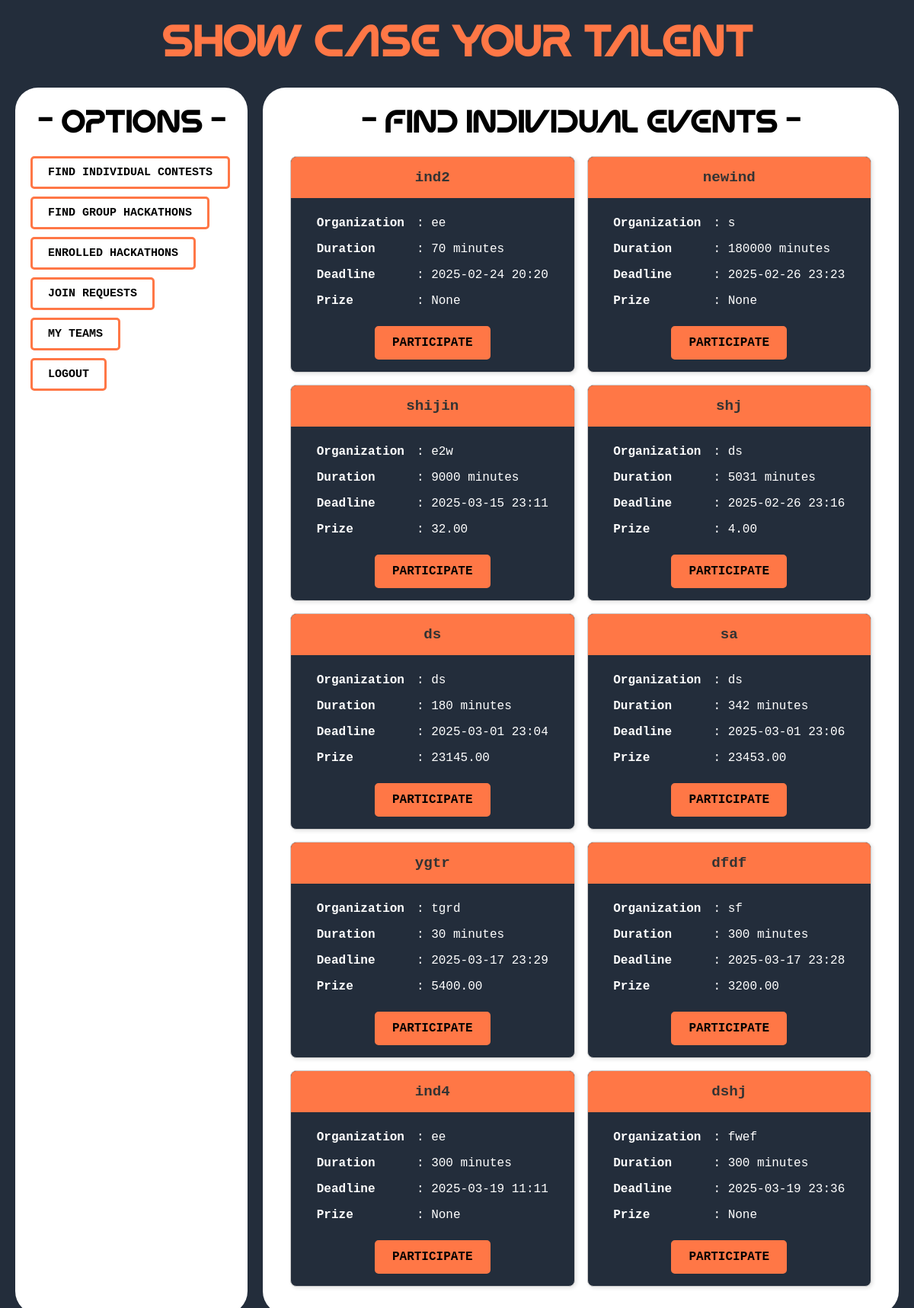
The app's page /competitor/find_individual_events/ with its own data.
### host/models.py (models this page shows, shortened)
class IndividualEvent(models.Model):
    hackathon_name = models.CharField(max_length=200)
    organization = models.CharField(max_length=200)
    start_datetime = models.DateTimeField(auto_now_add=True)
    last_submission_datetime = models.DateTimeField()
    time_duration = models.IntegerField(help_text="Duration in minutes")
    prize = models.DecimalField(max_digits=10, decimal_places=2,null=True, blank=True)
    problems = models.ManyToManyField('Problem', related_name="individual_events")
    created_by = models.ForeignKey(settings.AUTH_USER_MODEL, on_delete=models.CASCADE, related_name="individual_events")

### competitor/views.py (the view)
# urls.py: path('find_individual_events/',views.find_individual_events,name='find_individual_events'),
def find_individual_events(request):
    individual_events = IndividualEvent.objects.all()
    return render(request,'competitor/find_individual_events.html',{"individual_events":individual_events})

### templates/competitor/find_individual_events.html (shortened to what this page needs)
{% extends "competitor/competitor_dashboard.html" %}
{% block right_div %}
<h1 style="text-align: center; color: black;">- Find Individual Events -</h1>
{% if individual_events %}
    <div class="cards-container" style="display: grid; grid-template-columns: repeat(2, 1fr); gap: 16px;">
        {% for event in individual_events %}
            <div class="card">
                <div class="hackathon_name">
                    {{ event.hackathon_name }}
                </div>
                <div style="padding: 16px; text-align: center;">
                    <table style="margin: 0 auto; text-align: left; border-collapse: collapse; color: white;">
                        <tr>
                            <td style="padding: 8px;"><strong>Organization</strong></td>
                            <td style="padding: 8px;">: {{ event.organization }}</td>
                        </tr>
                        <tr>
                            <td style="padding: 8px;"><strong>Duration</strong></td>
                            <td style="padding: 8px;">: {{ event.time_duration }} minutes</td>
                        </tr>
                        <tr>
                            <td style="padding: 8px;"><strong>Deadline</strong></td>
                            <td style="padding: 8px;">: {{ event.last_submission_datetime|date:"Y-m-d H:i" }}</td>
                        </tr>
                        <tr>
                            <td style="padding: 8px;"><strong>Prize</strong></td>
                            <td style="padding: 8px;">: {{ event.prize }}</td>
                        </tr>
                    </table>
                    <div style="text-align: center; margin-top: 16px;">
                        <a href="{% url "competitor:ind_event_dashboard" event.id  %}" class="btn-like">
                            PARTICIPATE
                        </a>
                    </div>
                </div>
            </div>
        {% endfor %}
    </div>
{% else %}
    <p>No individual events found.</p>
{% endif %}
{% endblock right_div %}

### records on screen
IndividualEvent: hackathon_name "ind2", organization "ee", time_duration "70", last_submission_datetime "2025-02-24 20:20", prize "None"
IndividualEvent: hackathon_name "newind", organization "s", time_duration "180000", last_submission_datetime "2025-02-26 23:23", prize "None"
IndividualEvent: hackathon_name "shijin", organization "e2w", time_duration "9000", last_submission_datetime "2025-03-15 23:11", prize "32.00"
IndividualEvent: hackathon_name "shj", organization "ds", time_duration "5031", last_submission_datetime "2025-02-26 23:16", prize "4.00"
IndividualEvent: hackathon_name "ds", organization "ds", time_duration "180", last_submission_datetime "2025-03-01 23:04", prize "23145.00"
IndividualEvent: hackathon_name "sa", organization "ds", time_duration "342", last_submission_datetime "2025-03-01 23:06", prize "23453.00"
IndividualEvent: hackathon_name "ygtr", organization "tgrd", time_duration "30", last_submission_datetime "2025-03-17 23:29", prize "5400.00"
IndividualEvent: hackathon_name "dfdf", organization "sf", time_duration "300", last_submission_datetime "2025-03-17 23:28", prize "3200.00"
IndividualEvent: hackathon_name "ind4", organization "ee", time_duration "300", last_submission_datetime "2025-03-19 11:11", prize "None"
IndividualEvent: hackathon_name "dshj", organization "fwef", time_duration "300", last_submission_datetime "2025-03-19 23:36", prize "None"
